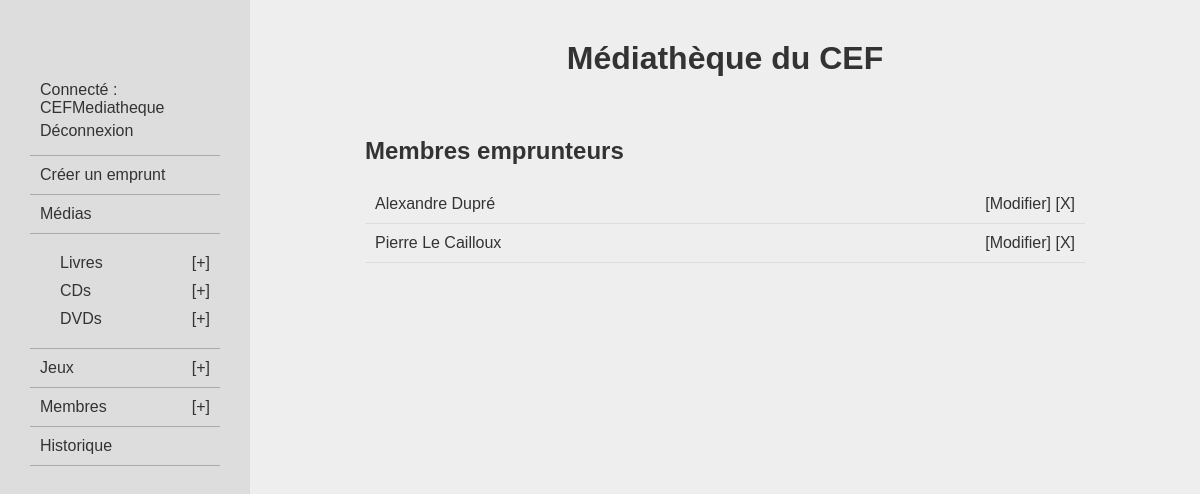
Screenshot of /membres (signed in) with the database file from the repository.
### logisticMediatheque/models.py (models this page shows)
class Membres (models.Model):
    firstname = models.CharField(max_length=100)
    lastname = models.CharField(max_length=100)
    email = models.EmailField()
    canLoan = models.BooleanField(default=True)
    numLoan = models.IntegerField(default=0)

### logisticMediatheque/views.py (the view)
# urls.py: path('membres', views.listMembres, name = 'listMembres'),
def listMembres(request):
    return render(request, "logisticMediatheque/listMembres.html", {"membres": Membres.objects.all()})

### logisticMediatheque/templates/logisticMediatheque/listMembres.html
{% extends 'logisticMediatheque/base.html' %}
{% block content %}
    <h2>Membres emprunteurs</h2>
    {% for membre in membres %}
    <div class="item">
        <a href="{% url 'logisticMediatheque:membreDetail' membre.id %}">{{membre.firstname}} {{membre.lastname}}</a>
        <div class="itemActions">
            <a href="{% url 'logisticMediatheque:updateMembre' membre.id %}">[Modifier]</a>
            <a href="{% url 'logisticMediatheque:removeMembre' membre.id %}">[X]</a>
        </div>
    </div>
    {% endfor %}
{% endblock content %}

### logisticMediatheque/templates/logisticMediatheque/menus/menuAuth.html
<li class="auth">
    {% if user.is_authenticated %}
        <p>Connecté : {{user.username}}</p>
        <p><a href="{% url 'manage:logout' %}">Déconnexion</a></p>
    {% else %}
        <p><a href="{% url 'manage:login' %}">Connexion</a></p>
    {% endif %}
</li>

### mediathequeCEF/static/css/style.css (style rules this page uses)
body { background-color: #eee; color:#333; font-family: sans-serif; margin:0; box-sizing: border-box; }
li { margin: 10px 0; }
a { text-decoration: none; color:#333; }
p { margin: 5px 0; }
#itemNav > ul > li { border-bottom: 1px solid #aaa; margin: 0; padding: 10px; }
.item { border-bottom: 1px solid #ddd; margin: 0; padding: 10px; display: flex; justify-content: space-between; }

### rows the page displays
Membres: firstname "Alexandre", lastname "Dupré"
Membres: firstname "Pierre", lastname "Le Cailloux"

### other values shown
{{ user.username }} "CEFMediatheque"
